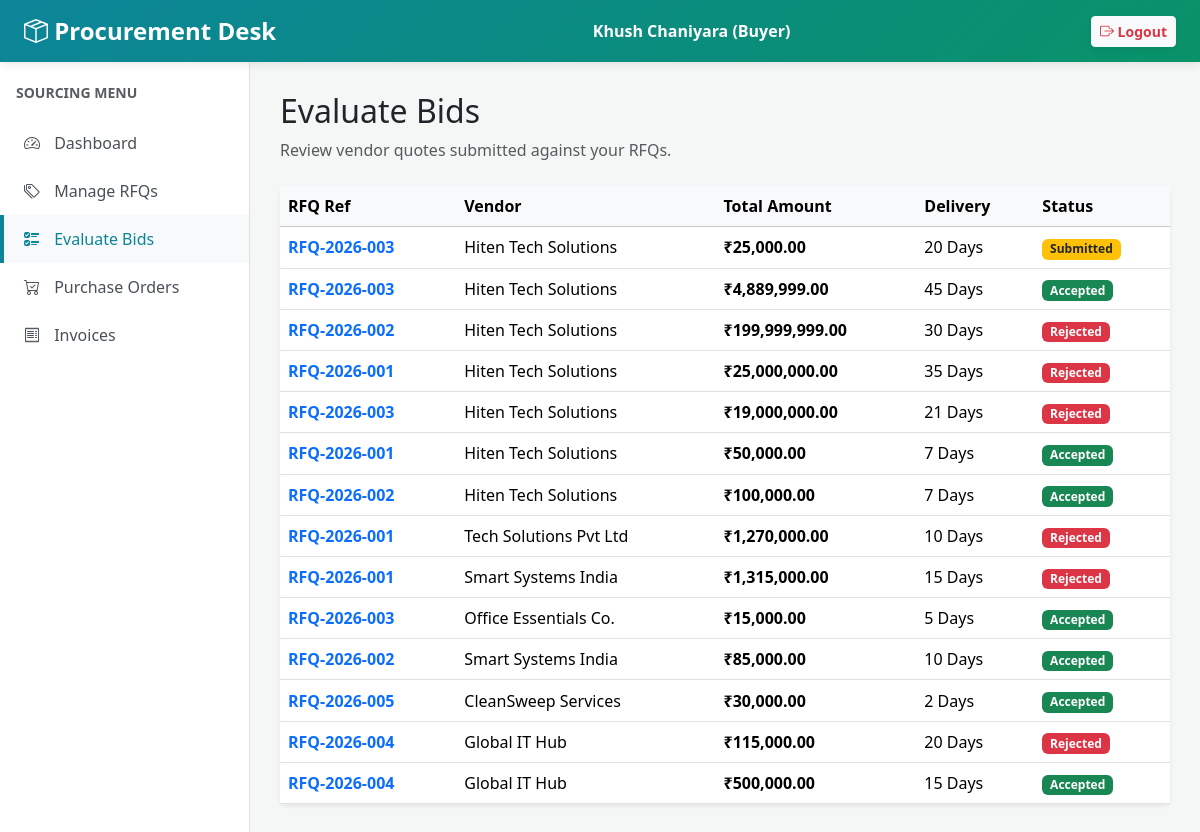
The app's page /procurement/quotations.php (signed in) with its own data.
### tables this page shows
CREATE TABLE `quotations` (
  `quotation_id` int(11) NOT NULL,
  `rfq_id` int(11) NOT NULL,
  `vendor_id` int(11) NOT NULL,
  `quotation_number` varchar(50) NOT NULL,
  `submission_date` datetime DEFAULT current_timestamp(),
  `delivery_days` int(11) NOT NULL,
  `notes` text DEFAULT NULL,
  `total_amount` decimal(15,2) NOT NULL,
  `status` enum('Submitted','Revised','Accepted','Rejected') DEFAULT 'Submitted',
  `revised_at` datetime DEFAULT NULL
);

CREATE TABLE `rfqs` (
  `rfq_id` int(11) NOT NULL,
  `rfq_number` varchar(50) NOT NULL,
  `title` varchar(255) NOT NULL,
  `description` text DEFAULT NULL,
  `created_by` int(11) NOT NULL,
  `deadline` datetime NOT NULL,
  `status` enum('Draft','Open','Closed','Approved','Rejected') DEFAULT 'Draft',
  `created_at` timestamp NOT NULL DEFAULT current_timestamp(),
  `updated_at` timestamp NOT NULL DEFAULT current_timestamp() ON UPDATE current_timestamp()
);

CREATE TABLE `vendors` (
  `vendor_id` int(11) NOT NULL,
  `category_id` int(11) NOT NULL,
  `company_name` varchar(200) NOT NULL,
  `gst_number` varchar(20) DEFAULT NULL,
  `contact_person` varchar(150) NOT NULL,
  `email` varchar(150) NOT NULL,
  `phone` varchar(20) NOT NULL,
  `address` text DEFAULT NULL,
  `city` varchar(100) DEFAULT NULL,
  `state` varchar(100) DEFAULT NULL,
  `country` varchar(100) DEFAULT 'India',
  `vendor_status` enum('Pending','Active','Inactive','Blacklisted') DEFAULT 'Pending',
  `registration_date` date DEFAULT NULL,
  `created_at` timestamp NOT NULL DEFAULT current_timestamp()
);

### procurement/quotations.php (the view)
<?php
include 'header.php';
$query = "SELECT q.*, r.title, r.rfq_number, v.company_name FROM quotations q
          JOIN rfqs r ON q.rfq_id = r.rfq_id
          JOIN vendors v ON q.vendor_id = v.vendor_id
          WHERE r.created_by = $user_id ORDER BY q.submission_date DESC";
$quotations = mysqli_query($conn, $query);
?>
<div class="mb-4"><h2>Evaluate Bids</h2><p class="text-muted">Review vendor quotes submitted against your RFQs.</p></div>
<div class="card shadow-sm border-0">
    <table class="table table-hover align-middle mb-0">
        <thead class="table-light"><tr><th>RFQ Ref</th><th>Vendor</th><th>Total Amount</th><th>Delivery</th><th>Status</th></tr></thead>
        <tbody>
            <?php while ($q = mysqli_fetch_assoc($quotations)) {
                $statusClass = ($q['status'] == 'Submitted') ? 'bg-warning text-dark' : (($q['status'] == 'Accepted') ? 'bg-success' : 'bg-danger');
            ?>
            <tr>
                <td class="fw-bold text-primary"><?php echo htmlspecialchars($q['rfq_number']); ?></td>
                <td><?php echo htmlspecialchars($q['company_name']); ?></td>
                <td class="fw-bold">₹<?php echo number_format($q['total_amount'], 2); ?></td>
                <td><?php echo $q['delivery_days']; ?> Days</td>
                <td><span class="badge <?php echo $statusClass; ?>"><?php echo htmlspecialchars($q['status']); ?></span></td>
            </tr>
            <?php } ?>
        </tbody>
    </table>
</div>
<?php include 'footer.php'; ?>

### procurement/header.php (style rules this page uses)
body { background-color: #f4f7f6; font-family: 'Segoe UI', sans-serif; }

### records on screen
quotations: rfq.rfq_number "RFQ-2026-003", vendor.company_name "Hiten Tech Solutions", total_amount "25,000.00", delivery_days "20", status "Submitted"
quotations: rfq.rfq_number "RFQ-2026-003", vendor.company_name "Hiten Tech Solutions", total_amount "4,889,999.00", delivery_days "45", status "Accepted"
quotations: rfq.rfq_number "RFQ-2026-002", vendor.company_name "Hiten Tech Solutions", total_amount "199,999,999.00", delivery_days "30", status "Rejected"
quotations: rfq.rfq_number "RFQ-2026-001", vendor.company_name "Hiten Tech Solutions", total_amount "25,000,000.00", delivery_days "35", status "Rejected"
quotations: rfq.rfq_number "RFQ-2026-003", vendor.company_name "Hiten Tech Solutions", total_amount "19,000,000.00", delivery_days "21", status "Rejected"
quotations: rfq.rfq_number "RFQ-2026-001", vendor.company_name "Hiten Tech Solutions", total_amount "50,000.00", delivery_days "7", status "Accepted"
quotations: rfq.rfq_number "RFQ-2026-002", vendor.company_name "Hiten Tech Solutions", total_amount "100,000.00", delivery_days "7", status "Accepted"
quotations: rfq.rfq_number "RFQ-2026-001", vendor.company_name "Tech Solutions Pvt Ltd", total_amount "1,270,000.00", delivery_days "10", status "Rejected"
quotations: rfq.rfq_number "RFQ-2026-001", vendor.company_name "Smart Systems India", total_amount "1,315,000.00", delivery_days "15", status "Rejected"
quotations: rfq.rfq_number "RFQ-2026-003", vendor.company_name "Office Essentials Co.", total_amount "15,000.00", delivery_days "5", status "Accepted"
quotations: rfq.rfq_number "RFQ-2026-002", vendor.company_name "Smart Systems India", total_amount "85,000.00", delivery_days "10", status "Accepted"
quotations: rfq.rfq_number "RFQ-2026-005", vendor.company_name "CleanSweep Services", total_amount "30,000.00", delivery_days "2", status "Accepted"
quotations: rfq.rfq_number "RFQ-2026-004", vendor.company_name "Global IT Hub", total_amount "115,000.00", delivery_days "20", status "Rejected"
quotations: rfq.rfq_number "RFQ-2026-004", vendor.company_name "Global IT Hub", total_amount "500,000.00", delivery_days "15", status "Accepted"

### other values on screen
$user_name "Khush Chaniyara"
